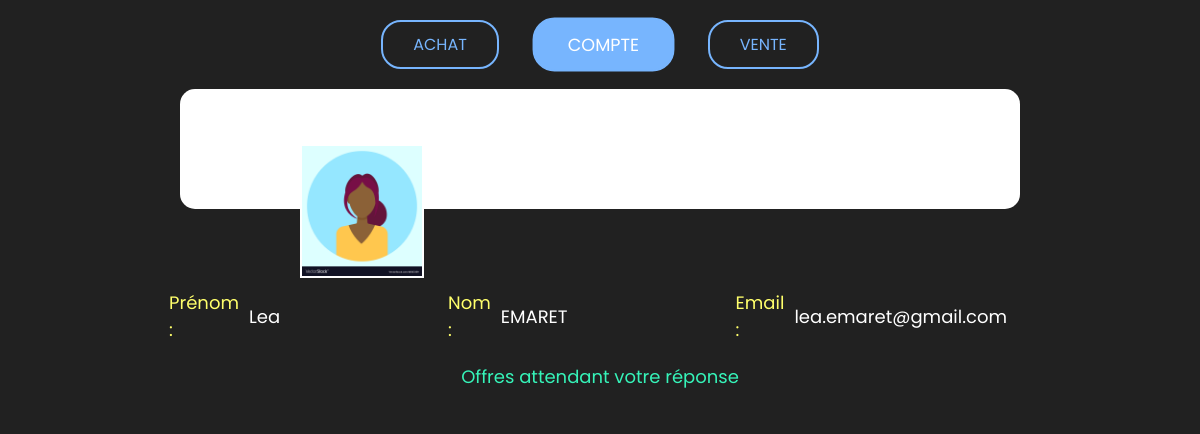
/pages/profils/MonProfilVendeur.php, run on the app's committed database.
### tables this page shows
CREATE TABLE `vendeur` (
  `ID` int(11) NOT NULL,
  `img_profil` varchar(30) DEFAULT NULL,
  `img_fond` varchar(30) DEFAULT NULL
);

CREATE TABLE `identification` (
  `ID` int(11) NOT NULL,
  `email` varchar(60) DEFAULT NULL,
  `pseudo` varchar(30) DEFAULT NULL,
  `password` varchar(30) DEFAULT NULL,
  `nom` varchar(30) DEFAULT NULL,
  `prenom` varchar(30) DEFAULT NULL
);

### pages/profils/MonProfilVendeur.php (the view, shortened to what this page needs)
<?php
    $database = "piscine";
    $db_handle = mysqli_connect('localhost', 'root', '');
    $db_found = mysqli_select_db($db_handle, $database);
    $pseudo = $_SESSION['pseudo'];
    if ($db_found) {
        $sql = "SELECT * FROM identification WHERE pseudo LIKE '%$pseudo%'";
        $result = mysqli_query($db_handle, $sql);
        while ($data = mysqli_fetch_assoc($result)){
            $id = $data["ID"];
            $email = $data["email"];
            $nom = $data["nom"];
            $prenom = $data["prenom"];
        }
        $sql = "SELECT * FROM vendeur WHERE ID = $id";
        $result = mysqli_query($db_handle, $sql);
        while ($data = mysqli_fetch_assoc($result)){
            $nomAvatar = "../../images/Avatar/" . $data['img_profil'];
            $nomFond = "../../images/Fond/" . $data['img_fond'];
        }
    }
?>
<html>
    <head>
        <link rel='stylesheet' type='text/css' media='screen' href='MonProfilVendeur.css'>
    </head>
    <body>
    <div class="container">
        <div class="nav-barre">
            <ul>
                <li><a href="../Achat/Achat-menu.php">ACHAT</a></li>
                <li class="actif"><a href="#">COMPTE</a></li>
                <li><a href="../vente/Vendre.php">VENTE</a></li>
            </ul>
        </div>
        <div class="imgFond">
            <img src="<?php echo $nomFond;?>">
            <div class="imgProfil">
                <img src="<?php echo $nomAvatar;?>">
            </div>
        </div>
        <div class="nomPrenomEmail">
            <p class="vert">Prénom :</p><p class="blanc"><?php echo $prenom;?></p>
            <p class="vert">Nom :</p><p class="blanc"><?php echo $nom;?></p>
            <p class="vert">Email :</p><p class="blanc"><?php echo $email;?></p>
        </div>
        <?php
            echo '<p class="verte">Offres attendant votre réponse</p>';
        ?>
    </div>
    </body>
</html>

### pages/profils/MonProfilVendeur.css (style rules this page uses)
:root { --primary: #212121; --secondary: #757575; --vert: #36F4B9; --bleu: #77B5FE; --bleuFonce: #2E006C; --rose: #FF6F7D; --jaune: #FFFF6B; --blanc: #FFFFFF; }
* { margin:0; padding:0; box-sizing:border-box; outline:none; text-decoration: none; font-family: 'Poppins', sans-serif; background-color: var(--primary); }
.nav-barre ul { display: flex; justify-content: space-evenly; align-items: center; }
.nav-barre li { color: var(--bleu); margin: 20px; display: flex; border: 2px solid var(--bleu); border-radius: 20px; transition: 0.3s ease-in-out; }
.nav-barre li a { padding: 10px 30px; background: transparent; text-decoration: none; color: var(--bleu); transition: 0.3s ease-in-out; }
.nav-barre .actif { background-color: var(--bleu); transform: scale(1.1); }
.nav-barre .actif a { color: var(--blanc); cursor: default; }
.container { display: flex; flex-direction: column; align-items: center; justify-content: center; color:var(--blanc); }
.imgFond { width: 70vw; height: 15vh; border-radius: 15px; overflow: hidden; }
.imgProfil { position: absolute; top:18vh; left:25vw; border: solid 2px white; }
.imgProfil img { width:15vh; height: auto; }
.nomPrenomEmail { margin-top: 20px; width: 70vw; display: flex; flex-direction:row; font-size: large; align-items: center; justify-content: center; }
.vert { color:var(--jaune); margin-left: 6vw; }
.verte { margin-top:20px; color:var(--vert); font-size: large; }
.blanc { color:var(--blanc); margin-right:8vw; padding-left:10px; }

### data on the page
vendeur: img_fond (picture), img_profil (picture)
identification: prenom "Lea", nom "EMARET", email "lea.emaret@gmail.com"
